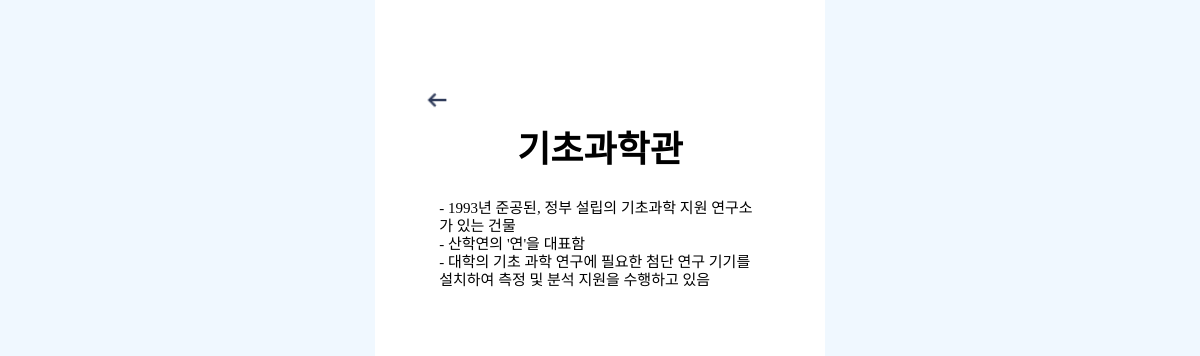
Page /facility/3 on the committed database.
### KUMAPapp/models.py (models this page shows, shortened)
class Building(models.Model):
    building_name = models.CharField(max_length=50)
    history = models.TextField(null=True)
    building_lat =  models.FloatField(default=0.0)
    building_lon = models.FloatField(default=0.0)

### KUMAPapp/views.py (the view)
# urls.py: path('facility/<int:building_pk>', views.facility, name="facility"),
def facility(request, building_pk):
    building = Building.objects.get(pk = building_pk)
    facilities = Facility.objects.filter(building_id = building_pk)
    return render(request, 'facility.html', {'building': building, 'facilities': facilities})

### KUMAPapp/templates/facility.html (shortened to what this page needs)
<!DOCTYPE html>
{% load static %}
<html lang="en">
<head>
    <link rel="stylesheet" type="text/css" href="{% static './css/base.css' %}" />
    <link rel="stylesheet" type="text/css" href="{% static './css/facility.css' %}" />
</head>
<body>
    <div class="middle">
        <div class="wrapper">
            <div class="titleBox">
                <div class="header" class="oneLine" >
                    <a href="{% url 'index' %}" style="display:inline;"><img src="{% static './image/arrow_left.png' %}" class="backButton"></a>
                    <h2 style="display:inline;"> {{ building.building_name }} </h2>
                </div>
                  <br>
             </div>
             <div class="contentBox">
                <div class="history">
                    <p> {{ building.history }} </p>
                </div>
             </div>
        </div>
    </div>
</body>
</html>

### KUMAPapp/static/css/base.css (style rules this page uses)
body { background-color: aliceblue; margin: 0; }
.middle { width: 100%; min-height: 100vh; max-width: 450px; margin: 0 auto; box-sizing: border-box; }

### KUMAPapp/static/css/facility.css (style rules this page uses)
.wrapper { background-color: white; min-height: 100vh; padding: 24px; }
.titleBox { margin: 20px 0; margin-bottom: 0px; align-items: center; text-align: center; font-weight:bolder; font-size: 150%; }
.header { background: #ffffff; overflow: hidden; padding: 20px; padding-bottom: 0px; text-align: center; }
.header h2 { text-transform: uppercase; color: black; margin: 0; margin-bottom: 5px; display: inline-block; }
.backButton { width: 28px; height: 28px; padding-right: 90%; padding-top: 6% }
.history { background: white; padding: 10%; padding-top: 0%; font-style: normal; font-weight: 400; font-size: 15px; line-height: 18px; color: #000000; }
.history p { margin: 0px; white-space: pre-line; }

### rows in the picture
Building: building_name "기초과학관", history "- 1993년 준공된, 정부 설립의 기초과학 지원 연구소가 있는 건물 - 산학연의 '연'을 대표함 - 대학의 기초 과학 연구에 필요한 첨단 연구 기기를 설치하여 측정 및 분석 지원을 수행하고 있음"
